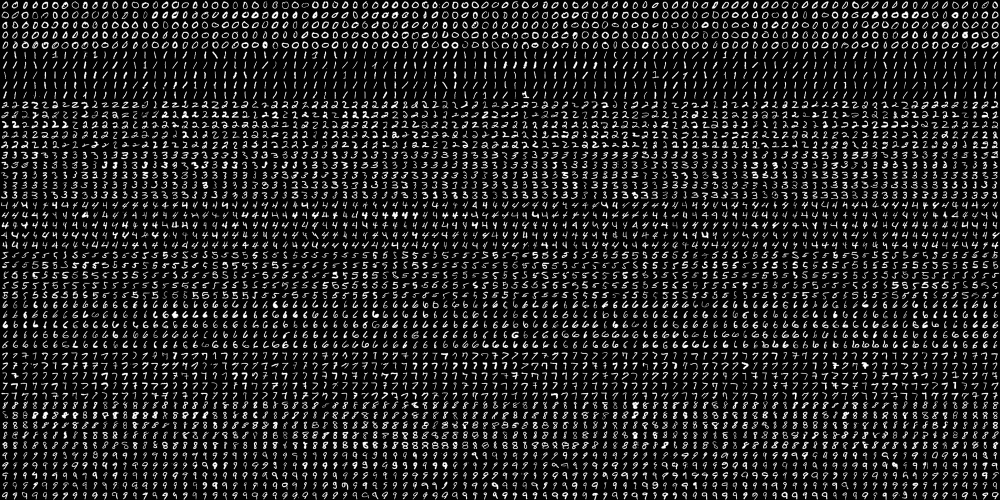
#> input picture NumberRecognization/digits.png, 2000 x 1000 px (shown at 1/2 size)
$ python GenData.py   (Python 2 division)   (older library calls are emulated)
#> lines starting #> are read from the running program, lines starting #| are printed output that depends on the picture; after the words box and inside, x2 and y2 are one past the last pixel; in counts of white or black regions, pixels touching at a corner belong together
__author__ = 'Montya'
# GenData.py

import sys
import numpy as np
import cv2


# module level variables ##########################################################################
MIN_CONTOUR_AREA = 10

RESIZED_IMAGE_WIDTH = 20
RESIZED_IMAGE_HEIGHT = 20

###################################################################################################
def main():
    imgTrainingNumbers = cv2.imread("digits.png")            # read in training numbers image
#> imgTrainingNumbers is the input picture: shape (1000, 2000, 3); min 0, max 255, mean 33.8
    imgGray = cv2.cvtColor(imgTrainingNumbers, cv2.COLOR_BGR2GRAY)          # get grayscale image

    cv2.imshow("gray",imgGray)
    imgBlurred = cv2.GaussianBlur(imgGray, (5,5), 0)                        # blur
    cv2.imshow("blur",imgBlurred)
                                                        # filter image from grayscale to black and white
    #imgThresh = cv2.adaptiveThreshold(imgBlurred,                           # input image
     #                                 255,                                  # make pixels that pass the threshold full white
      #                                cv2.ADAPTIVE_THRESH_GAUSSIAN_C,       # use gaussian rather than mean, seems to give better results
       #                               cv2.THRESH_BINARY,                # not invert so foreground will be white, background will be black
        #                              11,                                   # size of a pixel neighborhood used to calculate threshold value
         #                             2)                                    # constant subtracted from the mean or weighted mean


    imgThresh = imgGray.copy()
    cv2.imshow("imgThresh", imgThresh)      # show threshold image for reference

    imgThreshCopy = imgThresh.copy()        # make a copy of the thresh image, this in necessary b/c findContours modifies the image

    imgContours, npaContours, npaHierarchy = cv2.findContours(imgThreshCopy,        # input image, make sure to use a copy since the function will modify this image in the course of finding contours
                                                 cv2.RETR_EXTERNAL,                 # retrieve the outermost contours only
                                                 cv2.CHAIN_APPROX_SIMPLE)           # compress horizontal, vertical, and diagonal segments and leave only their end points
#> npaContours = 5111 contours, 111 with area under 20; largest, box (x1, y1, x2, y2) and area: (1883, 42, 1898, 58) 176, (343, 2, 358, 18) 176, (1163, 62, 1178, 78) 170, (42, 23, 58, 38) 169, (1123, 883, 1138, 898) 168

                                # declare empty numpy array, we will use this to write to file later
                                # zero rows, enough cols to hold all image data
    npaFlattenedImages =  np.empty((0, RESIZED_IMAGE_WIDTH * RESIZED_IMAGE_HEIGHT))

    intClassifications = []         # declare empty classifications list, this will be our list of how we are classifying our chars from user input, we will write to file at the end

                                    # possible chars we are interested in are digits 0 through 9, put these in list intValidChars
    intValidChars = [ord('0'), ord('1'), ord('2'), ord('3'), ord('4'), ord('5'), ord('6'), ord('7'), ord('8'), ord('9')]

    count=0
    for npaContour in npaContours:                          # for each contour
        if cv2.contourArea(npaContour) > MIN_CONTOUR_AREA:          # if contour is big enough to consider
            [intX, intY, intW, intH] = cv2.boundingRect(npaContour)         # get and break out bounding rect

                                                # draw rectangle around each contour as we ask user for input
            cv2.rectangle(imgTrainingNumbers,           # draw rectangle on original training image
                          (intX, intY),                 # upper left corner
                          (intX+intW,intY+intH),        # lower right corner
                          (0, 0, 255),                  # red
                          2)                            # thickness

            imgROI = imgThresh[intY:intY+intH, intX:intX+intW]                                  # crop char out of threshold image
            imgROIResized = cv2.resize(imgROI, (RESIZED_IMAGE_WIDTH, RESIZED_IMAGE_HEIGHT))     # resize image, this will be more consistent for recognition and storage


            #_,imgROIResized = cv2.threshold(imgROIResized,127,255,cv2.THRESH_BINARY)

            '''cv2.imshow("t",imgROIResized)

            black =0
            white=0
            for i in range(0,19):
                if imgROIResized[10,i] == 255:
                    white = white + 1
                elif imgROIResized[10,i] == 0:
                    black = black + 1
                print(imgROIResized[10,i])
            print(white+black)
            if(white+black == 19):
                count=count+1
                print(count)
            '''

            cv2.imshow("imgROI", imgROI)                    # show cropped out char for reference
            cv2.imshow("imgROIResized", imgROIResized)      # show resized image for reference
            cv2.imshow("training_numbers.png", imgTrainingNumbers)      # show training numbers image, this will now have red rectangles drawn on it

            intChar = cv2.waitKey(0)                     # get key press

            if intChar == 27:                   # if esc key was pressed
                sys.exit()                      # exit program
            elif intChar in intValidChars:      # else if the char is in the list of chars we are looking for . . .

                intClassifications.append(intChar)                                                # append classification char to integer list of chars (we will convert to float later before writing to file)

                npaFlattenedImage = imgROIResized.reshape((1, RESIZED_IMAGE_WIDTH * RESIZED_IMAGE_HEIGHT))  # flatten image to 1d numpy array so we can write to file later
                npaFlattenedImages = np.append(npaFlattenedImages, npaFlattenedImage, 0)                    # add current flattened impage numpy array to list of flattened image numpy arrays
#> this loop made 3 passes; (key Esc is pressed on pass 3)
#> (intX, intY, intW, intH) on pass 3: (1184, 985, 13, 15)
#> npaContour on pass 1: [[596, 993], [596, 996], [597, 996], [597, 993]]
#> pass 3, in main, `imgROIResized = cv2.resize(imgROI, (RESIZED_IMAGE_WIDTH, RESIZED_IMAGE..`:
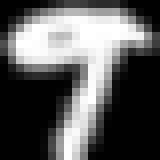
#> imgROIResized: shape (20, 20) (shown 8 times larger); min 0, max 255, mean 91.1
#> after the loop: imgTrainingNumbers: shape (1000, 2000, 3); 0.01% of pixels changed, all inside (x1, y1, x2, y2) = (1183, 984, 1199, 1000)
#> after the loop, intClassifications = []
            # end if
        # end if
    # end for

    fltClassifications = np.array(intClassifications, np.float32)                   # convert classifications list of ints to numpy array of floats

    npaClassifications = fltClassifications.reshape((fltClassifications.size, 1))   # flatten numpy array of floats to 1d so we can write to file later

    print "\n\ntraining complete !!\n"

    np.savetxt("classifications.txt", npaClassifications)           # write flattened images to file
    np.savetxt("flattened_images.txt", npaFlattenedImages)          #

    cv2.destroyAllWindows()             # remove windows from memory

    return

###################################################################################################
if __name__ == "__main__":
    main()
#> (the program exits here)
